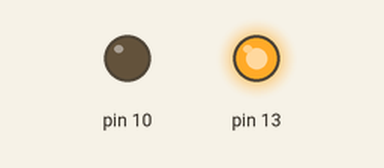
Simulated run of this sketch. Board: Arduino Uno, built with avr-gcc and run on an emulated ATmega328P. Shown: output pins drawn as LEDs (lit = HIGH).

Above: at 0.5 s.
At 2.5 s:
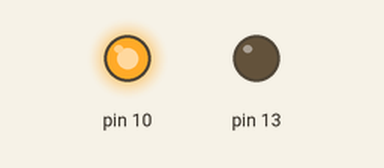
At 3.5 s:
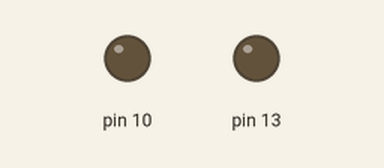
Timing chart, 0 to 5.2 s (numbered marks = the images above):
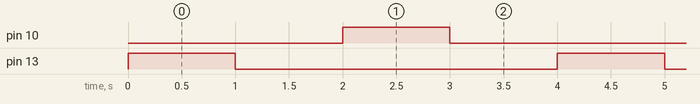

Measured:
- by itself, pin 10, pin 13: alternates HIGH for 1.0 s and LOW for 3.0 s
- by itself, everything shown: repeats every 4.0 s, in 4 steps

The sketch:

LED.ino
```cpp
void setup() {
  // initialize digital pin LED_BUILTIN as an output.
  pinMode(13, OUTPUT);
    pinMode(10, OUTPUT);
}

// the loop function runs over and over again forever
void loop() {
  digitalWrite(13, HIGH);   // turn the LED on (HIGH is the voltage level)
  delay(1000);                       // wait for a second
  digitalWrite(13, LOW);    // turn the LED off by making the voltage LOW
  delay(1000);   // wait for a second
  digitalWrite(10, HIGH);   // turn the LED on (HIGH is the voltage level)
  delay(1000);                       // wait for a second
  digitalWrite(10, LOW);    // turn the LED off by making the voltage LOW
  delay(1000);
}
```
